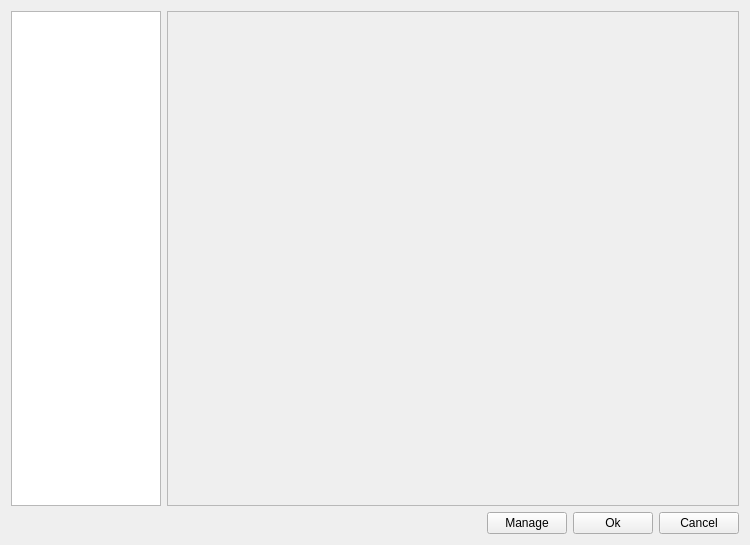
<?xml version="1.0" encoding="UTF-8"?>
<ui version="4.0">
 <class>EditorPreferencesDialog</class>
 <widget class="QDialog" name="EditorPreferencesDialog">
  <property name="geometry">
   <rect>
    <x>0</x>
    <y>0</y>
    <width>750</width>
    <height>545</height>
   </rect>
  </property>
  <property name="minimumSize">
   <size>
    <width>600</width>
    <height>400</height>
   </size>
  </property>
  <property name="windowTitle">
   <string>Preferences</string>
  </property>
  <property name="sizeGripEnabled">
   <bool>false</bool>
  </property>
  <layout class="QVBoxLayout" name="verticalLayout">
   <item>
    <layout class="QHBoxLayout" name="contentLayout">
     <item>
      <widget class="QTreeWidget" name="pageTree">
       <property name="sizePolicy">
        <sizepolicy hsizetype="Fixed" vsizetype="Expanding">
         <horstretch>0</horstretch>
         <verstretch>0</verstretch>
        </sizepolicy>
       </property>
       <property name="minimumSize">
        <size>
         <width>150</width>
         <height>0</height>
        </size>
       </property>
       <property name="maximumSize">
        <size>
         <width>150</width>
         <height>16777215</height>
        </size>
       </property>
       <property name="indentation">
        <number>10</number>
       </property>
       <property name="rootIsDecorated">
        <bool>true</bool>
       </property>
       <attribute name="headerVisible">
        <bool>false</bool>
       </attribute>
       <column>
        <property name="text">
         <string notr="true">1</string>
        </property>
       </column>
      </widget>
     </item>
     <item>
      <layout class="QVBoxLayout" name="verticalLayout_2">
       <item>
        <widget class="AzToolsFramework::ReflectedPropertyEditor" name="propertyEditor">
         <property name="frameShape">
          <enum>QFrame::StyledPanel</enum>
         </property>
         <property name="frameShadow">
          <enum>QFrame::Raised</enum>
         </property>
        </widget>
       </item>
      </layout>
     </item>
    </layout>
   </item>
   <item>
    <layout class="QHBoxLayout" name="horizontalLayout">
     <item>
      <spacer name="horizontalSpacer">
       <property name="orientation">
        <enum>Qt::Horizontal</enum>
       </property>
       <property name="sizeHint" stdset="0">
        <size>
         <width>40</width>
         <height>20</height>
        </size>
       </property>
      </spacer>
     </item>
     <item>
      <widget class="QPushButton" name="MANAGE_BTN">
       <property name="sizePolicy">
        <sizepolicy hsizetype="Fixed" vsizetype="Fixed">
         <horstretch>0</horstretch>
         <verstretch>0</verstretch>
        </sizepolicy>
       </property>
       <property name="text">
        <string>Manage</string>
       </property>
       <property name="autoDefault">
        <bool>false</bool>
       </property>
      </widget>
     </item>
     <item>
      <widget class="QPushButton" name="OK_BTN">
       <property name="sizePolicy">
        <sizepolicy hsizetype="Fixed" vsizetype="Fixed">
         <horstretch>0</horstretch>
         <verstretch>0</verstretch>
        </sizepolicy>
       </property>
       <property name="text">
        <string>Ok</string>
       </property>
       <property name="autoDefault">
        <bool>false</bool>
       </property>
      </widget>
     </item>
     <item>
      <widget class="QPushButton" name="CANCEL_BTN">
       <property name="sizePolicy">
        <sizepolicy hsizetype="Fixed" vsizetype="Fixed">
         <horstretch>0</horstretch>
         <verstretch>0</verstretch>
        </sizepolicy>
       </property>
       <property name="text">
        <string>Cancel</string>
       </property>
       <property name="autoDefault">
        <bool>false</bool>
       </property>
      </widget>
     </item>
    </layout>
   </item>
  </layout>
 </widget>
 <customwidgets>
  <customwidget>
   <class>AzToolsFramework::ReflectedPropertyEditor</class>
   <extends>QFrame</extends>
   <header location="global">AZToolsFramework/UI/PropertyEditor/ReflectedPropertyEditor.hxx</header>
   <container>1</container>
  </customwidget>
 </customwidgets>
 <resources/>
 <connections/>
</ui>
